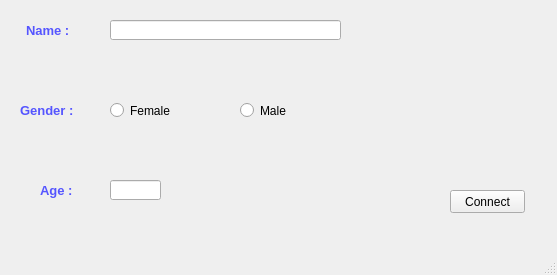
<?xml version="1.0" encoding="UTF-8"?>
<ui version="4.0">
 <class>MainWindow</class>
 <widget class="QMainWindow" name="MainWindow">
  <property name="geometry">
   <rect>
    <x>0</x>
    <y>0</y>
    <width>557</width>
    <height>275</height>
   </rect>
  </property>
  <property name="minimumSize">
   <size>
    <width>557</width>
    <height>275</height>
   </size>
  </property>
  <property name="maximumSize">
   <size>
    <width>557</width>
    <height>275</height>
   </size>
  </property>
  <property name="windowTitle">
   <string>Login Page</string>
  </property>
  <property name="styleSheet">
   <string notr="true">background-image: url(:/newPrefix/doctor.jpg);</string>
  </property>
  <widget class="QWidget" name="centralwidget">
   <widget class="QLabel" name="nameLabel">
    <property name="geometry">
     <rect>
      <x>26</x>
      <y>20</y>
      <width>61</width>
      <height>20</height>
     </rect>
    </property>
    <property name="font">
     <font>
      <pointsize>10</pointsize>
      <weight>75</weight>
      <bold>true</bold>
     </font>
    </property>
    <property name="styleSheet">
     <string notr="true">color : rgb(85, 85, 255)</string>
    </property>
    <property name="text">
     <string>Name :</string>
    </property>
   </widget>
   <widget class="QLineEdit" name="name">
    <property name="geometry">
     <rect>
      <x>110</x>
      <y>20</y>
      <width>231</width>
      <height>20</height>
     </rect>
    </property>
   </widget>
   <widget class="QLineEdit" name="age">
    <property name="geometry">
     <rect>
      <x>110</x>
      <y>180</y>
      <width>51</width>
      <height>20</height>
     </rect>
    </property>
   </widget>
   <widget class="QRadioButton" name="femaleButton">
    <property name="geometry">
     <rect>
      <x>110</x>
      <y>100</y>
      <width>81</width>
      <height>21</height>
     </rect>
    </property>
    <property name="text">
     <string>Female</string>
    </property>
   </widget>
   <widget class="QRadioButton" name="maleButton">
    <property name="geometry">
     <rect>
      <x>240</x>
      <y>100</y>
      <width>71</width>
      <height>21</height>
     </rect>
    </property>
    <property name="text">
     <string>Male</string>
    </property>
   </widget>
   <widget class="QLabel" name="genderLabel">
    <property name="geometry">
     <rect>
      <x>20</x>
      <y>100</y>
      <width>81</width>
      <height>21</height>
     </rect>
    </property>
    <property name="font">
     <font>
      <pointsize>10</pointsize>
      <weight>75</weight>
      <bold>true</bold>
     </font>
    </property>
    <property name="styleSheet">
     <string notr="true">color : rgb(85, 85, 255)</string>
    </property>
    <property name="text">
     <string>Gender :</string>
    </property>
   </widget>
   <widget class="QLabel" name="ageLabel">
    <property name="geometry">
     <rect>
      <x>40</x>
      <y>180</y>
      <width>47</width>
      <height>21</height>
     </rect>
    </property>
    <property name="font">
     <font>
      <pointsize>10</pointsize>
      <weight>75</weight>
      <bold>true</bold>
     </font>
    </property>
    <property name="styleSheet">
     <string notr="true">color : rgb(85, 85, 255)</string>
    </property>
    <property name="text">
     <string>Age :</string>
    </property>
   </widget>
   <widget class="QPushButton" name="connectButton">
    <property name="geometry">
     <rect>
      <x>450</x>
      <y>190</y>
      <width>75</width>
      <height>23</height>
     </rect>
    </property>
    <property name="text">
     <string>Connect</string>
    </property>
   </widget>
  </widget>
  <widget class="QMenuBar" name="menubar">
   <property name="geometry">
    <rect>
     <x>0</x>
     <y>0</y>
     <width>557</width>
     <height>31</height>
    </rect>
   </property>
  </widget>
  <widget class="QStatusBar" name="statusbar"/>
 </widget>
 <resources>
  <include location="images.qrc"/>
 </resources>
 <connections/>
</ui>
